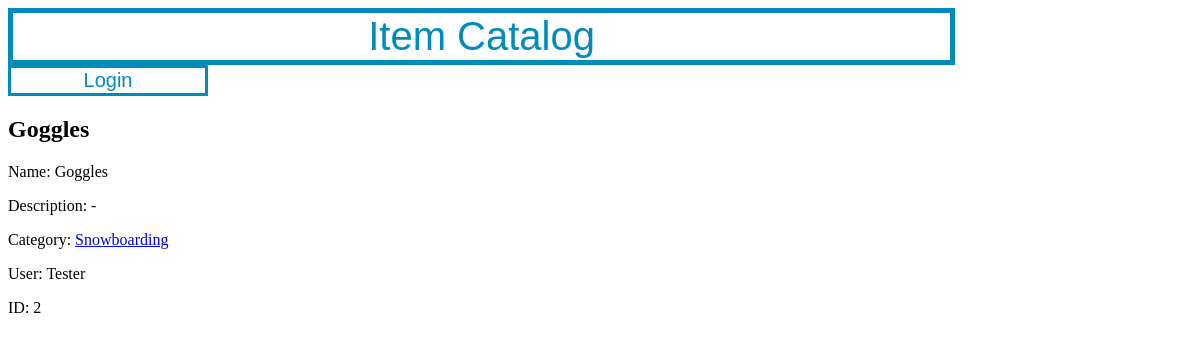
The app's page /catalog/Snowboarding/Goggles with its own data.
### database_setup.py (models this page shows, shortened)
class Item(Base):
    __tablename__ = "item"
    id = Column(Integer, primary_key=True)
    name = Column(String(80), nullable=False)
    description = Column(String(250), nullable=False)
    user_id = Column(Integer, ForeignKey('user.id'))
    user = relationship(User)
    category_id = Column(Integer, ForeignKey('category.id'))
    category = relationship(Category)

class Category(Base):
    __tablename__ = 'category'
    id = Column(Integer, primary_key=True)
    name = Column(String(80), nullable=False)
    user_id = Column(Integer, ForeignKey('user.id'))
    user = relationship(User)

class User(Base):
    __tablename__ = 'user'
    id = Column(Integer, primary_key=True)
    name = Column(String(250), nullable=False)
    email = Column(String(250), nullable=False)

### project.py (the view)
@app.route('/catalog/<string:category_name>/<string:item_name>')
def show_item(category_name, item_name):
    if(db_session.query(Item).filter_by(name=item_name).first() is None):
        flash("Unknow item")
        return redirect(url_for('show_home'))
    else:
        return render_template(
            'item.html',
            item=db_session.query(Item).filter_by(name=item_name).first(),
            owner=db_session.query(User).filter_by(name=item_name).first())

### templates/item.html (shortened to what this page needs)
{% extends "base.html" %}
{% block content %}
<h2>{{item.name}}</h2>
<p>Name: {{item.name}}</p>
<p>Description: {{item.description}}</p>
<p>Category: <a href="{{url_for('show_category_items', category_name=item.category.name)}}">{{item.category.name}}</a></p>
<p>User: {{item.user.name}}</p>
<p>ID: {{item.id}}</p>
{% endblock %}

### static/styles.css (style rules this page uses)
* { box-sizing: border-box; }

### records on screen
Item: name "Goggles", description "-", id "2"
Category: category.name "Snowboarding"
User: user.name "Tester"
